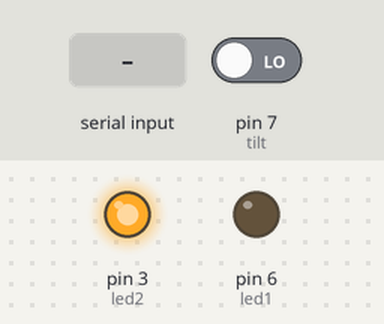
The sketch below on a simulated Arduino Uno, built with avr-gcc and run on an emulated ATmega328P. Parts: output pins drawn as LEDs (lit = HIGH). The inputs (shaded band) are chosen by the test bench; at power-on: pin 7 (tilt) LOW. What the sketch prints to the serial monitor is not drawn.

Above: at 1.2 s.
1.3 s: pin 7 (tilt) driven HIGH
At 1.9 s:
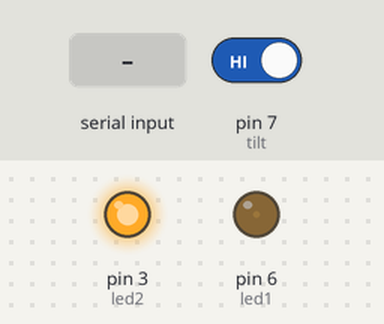
2.8 s: byte 1 (1) received over Serial
At 3.1 s:
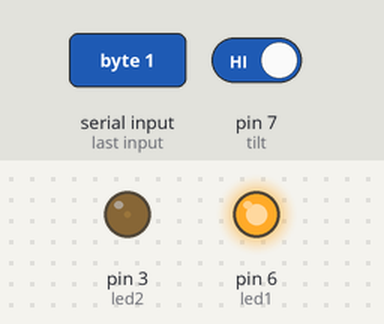
4.3 s: byte 0 (0) received over Serial
At 5.4 s:
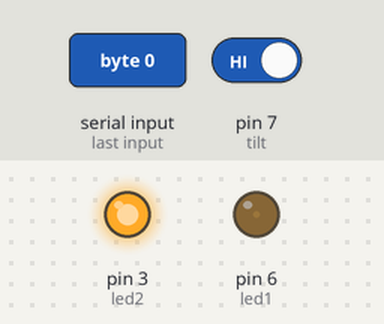
5.8 s: byte 2 (2) received over Serial
At 8.7 s:
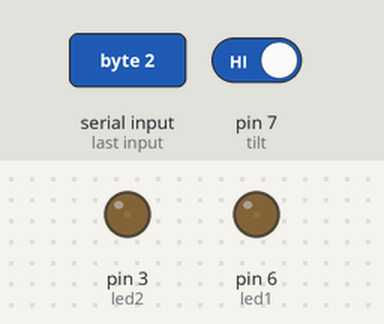
8.8 s: "1" received over Serial
At 9.3 s:
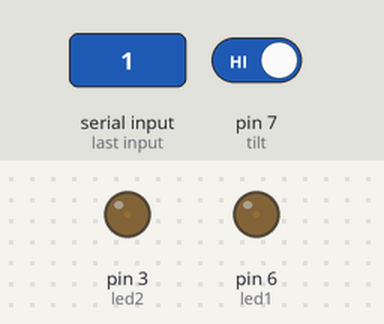
10.3 s: byte 3 (3) received over Serial
At 10.53 s:
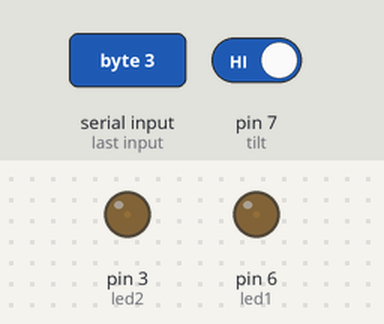
Timing chart, 0 to 13.3 s (numbered marks = the images above; inputs shaded):
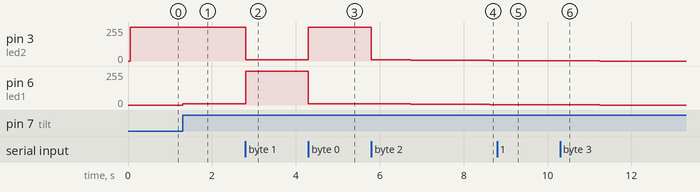

The sketch:

watch3.ino
```cpp
const int tilt =                   7;
const int led1 =                   6;
const int led2 =                   3;
const int stapGrootteOptellen =   10;
const int stapGrootteAftellen =     1;
const int maxBrightness =         250;
const int aftelDelay =            470;
const long interval =              50;

unsigned long previousMillis0 = 0;
unsigned long previousMillis1 = 0;


int currentState = 0;
int sportState0 = 0;
int sportState1 = 0;
int maxEnergie = 0;
int minEnergie = 1;

int state = 0;
uint8_t x = 0;

void setup() {
  Serial.begin(9600);
  pinMode(tilt, INPUT);
  pinMode(led1, OUTPUT);
  pinMode(led2, OUTPUT);
}

void loop() {
  unsigned long currentMillis = millis();

  if (Serial.available() > 0) {
    currentState = Serial.read();
  }

  if (currentState == 0) {
    if (currentMillis - previousMillis0 >= interval) {
      previousMillis0 = currentMillis;
      if (maxEnergie != 1) {
        if (digitalRead (tilt) == HIGH && sportState0 != 0) {
          x =  x + stapGrootteOptellen;
          if (x >= maxBrightness) {
            maxEnergie = 1;
            x = maxBrightness ;
          }
          if (x >= 0) {
            minEnergie = 0;
          }
          sportState0 = 0;
        }
        if (digitalRead (tilt) == LOW && sportState0 != 1) {
          sportState0 = 1;
        }
        analogWrite(led1, x); // zet licht op de watch aan
        analogWrite(led2, 255);
      }
    }
  }

  if (currentState == 1) {

    if (currentMillis - previousMillis1 >= interval) {
      previousMillis1 = currentMillis;
      if (maxEnergie != 1) {
        if (digitalRead (tilt) == HIGH && sportState1 != 0)  {
          x =  x + stapGrootteOptellen;
          if (x >= maxBrightness) {
            maxEnergie = 1;
            x = maxBrightness ;
          }
          if (x >= 0) {
            minEnergie = 0;
          }
          sportState1 = 0;
        }
        if (digitalRead (tilt) == LOW && sportState1 != 1) {
          sportState1 = 1;
        }
        analogWrite(led1, 255); // zet licht op de watch aan
        analogWrite(led2, x);
      }
    }
  }

  if (currentState == 2 || currentState == 3) {
    if (minEnergie != 1) {
      x =  x - stapGrootteAftellen;
      if (x <= 255) {
        maxEnergie = 0;
      }
      if (x == 0) {
        minEnergie = 1;
      }

      analogWrite(led1, x );
      analogWrite(led2, x );
      Serial.write(x);
      delay(aftelDelay);  // naar milis
    }
  }
}

//      if (currentMillis - previousMillis0 >= interval)
//        previousMillis0 = currentMillis;

//    int standschakelaar1 = Serial.parseInt();
//    int standschakelaar2 = Serial.parseInt();
//    //    int x = Serial.parseInt();
//
//    //  int telwaarde = Serial.parseInt();
//    if (Serial.read() == '\n') {
//      if (standschakelaar1 == 0 && standschaklelaar2 == 0 ) {
//
//        if (firstFlag == 1 ) {
//          counter = x;
//          firstFlag = 0;
//        }
//        counter++;
//      }
//
//
//
//
//      if (standschakelaar1 == 1)
//      {
//        analogWrite(led1, 255);
//        firstFlag = 1;
//      }
//
//      if (standschakelaar2 == 1)
//      {
//        analogWrite(led1, 0);
//        analogWrite(led2, 255);
//      }
//    }
//  }
//}

//  if ((digitalRead (tilt) == HIGH)) {
//    x++;
//    Serial.write(x);
//    analogWrite(led, x);
//    if (x == 255) {
//      x = 0;
//    }
//    delay(10);
//  }
//}
```

Measured:
- after the input at 1.3 s, pin 6 (led1): 0/255 → 10/255 at once
- after the input at 2.8 s, pin 3 (led2): 255/255 → 10/255 at once; pin 6 (led1): 10/255 → 255/255 at once
- after the input at 4.3 s, pin 3 (led2): 10/255 → 255/255 at once; pin 6 (led1): 255/255 → 10/255 at once
- after the input at 5.8 s, pin 3 (led2): moves from 255/255 to 3/255 over 2.8 s, starting at once; pin 6 (led1): moves from 10/255 to 3/255 over 2.8 s, starting at once
- after the input at 8.8 s, pin 3 (led2), pin 6 (led1): stays 3/255 (without the input it goes to 2/255 after 0.29 s)
- after the input at 10.3 s, pin 3 (led2), pin 6 (led1): 3/255 → 2/255 at once, → 1/255 0.47 s later, → 0/255 0.47 s later
